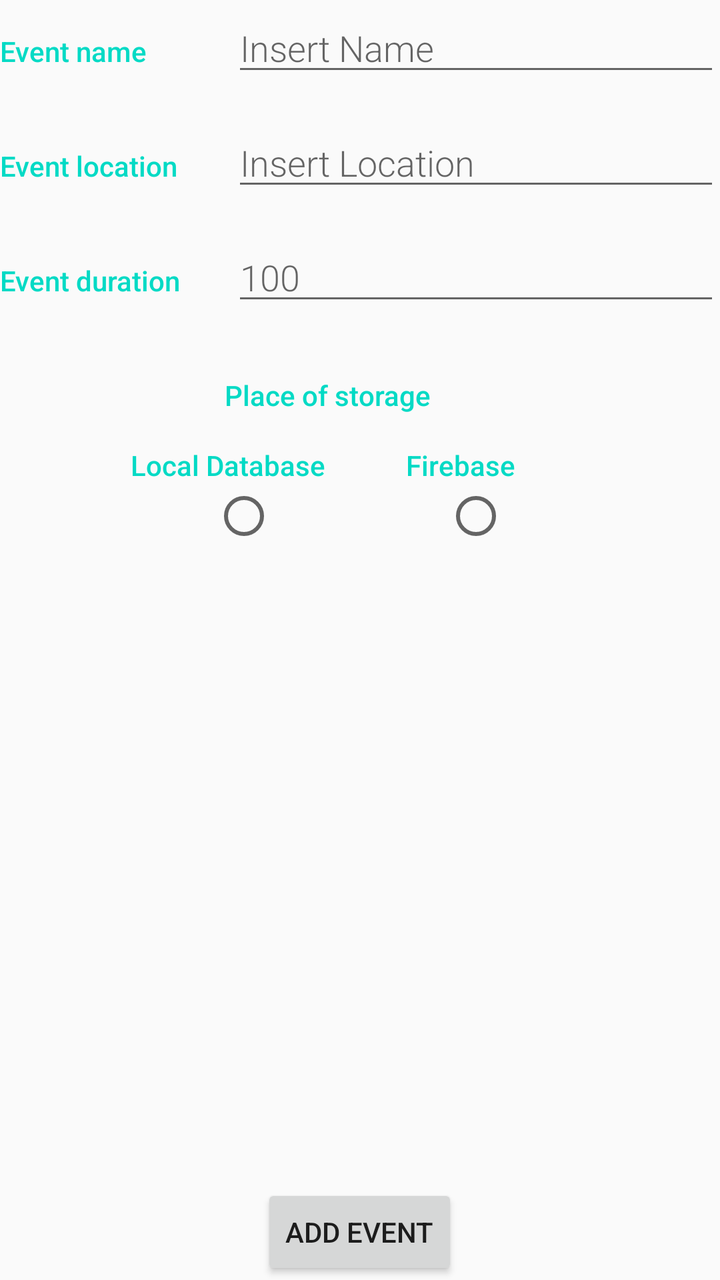
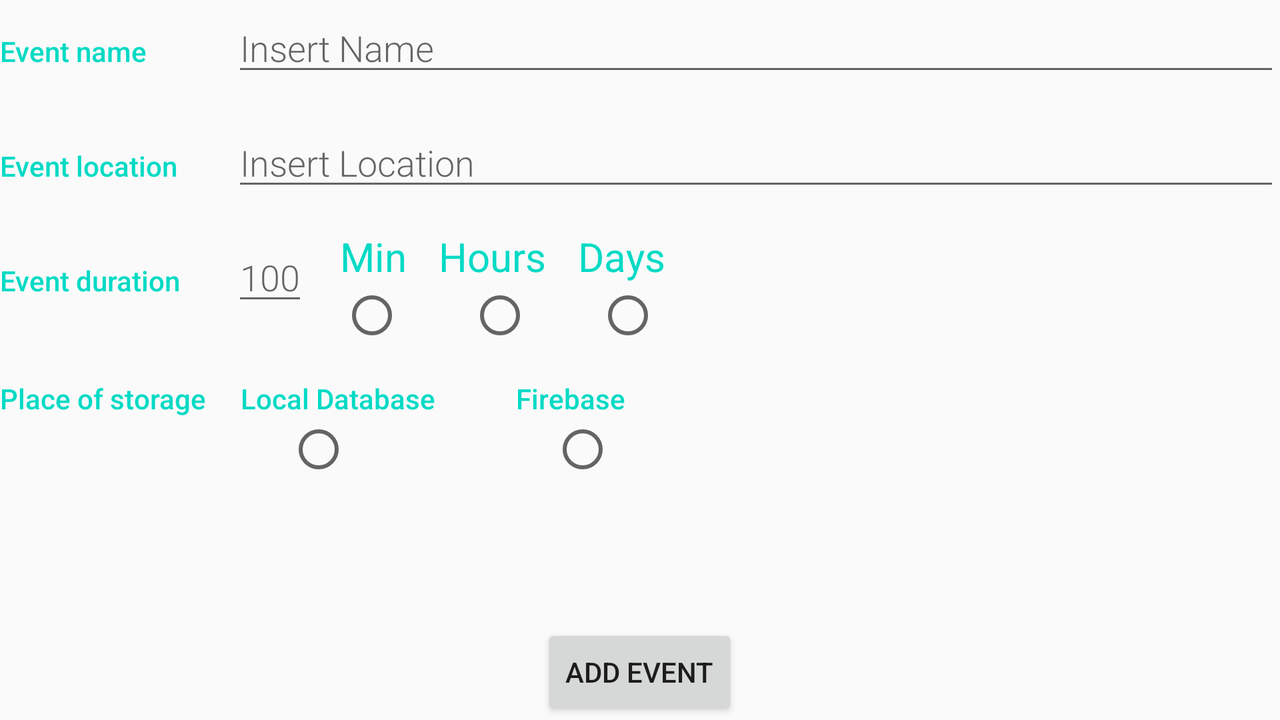

An Android layout and its configuration variant, each rendered on a device that would load it. The default file and the variant file are quoted in full after the pictures.
<!-- AndroidManifest.xml: application theme AppTheme -->
<!-- res/layout/add_event_fragment.xml -->
<?xml version="1.0" encoding="utf-8"?>
<FrameLayout xmlns:android="http://schemas.android.com/apk/res/android"
    android:id="@+id/frame_container_add"
    xmlns:tools="http://schemas.android.com/tools"
    android:layout_width="match_parent"
    android:layout_height="match_parent"
    tools:context="com.example.android.sportresult.AddEventFragment">
<RelativeLayout
    android:layout_width="match_parent"
    android:layout_height="match_parent">

    <LinearLayout
        android:layout_width="match_parent"
        android:layout_height="wrap_content"
        android:orientation="vertical">

        <LinearLayout
            android:layout_width="match_parent"
            android:layout_height="wrap_content"
            android:layout_marginBottom="@dimen/activity_vertical_margin"
            android:orientation="horizontal">

            <TextView
                style="@style/CategoryStyle"
                android:text="@string/event_label" />

            <EditText
                android:id="@+id/edit_event_name"
                style="@style/EditorFieldStyle"
                android:hint="@string/hint_event_name"
                android:inputType="textCapWords" />

        </LinearLayout>

        <LinearLayout
            android:layout_width="match_parent"
            android:layout_height="wrap_content"
            android:layout_marginBottom="@dimen/activity_vertical_margin"
            android:orientation="horizontal">

            <TextView
                style="@style/CategoryStyle"
                android:text="@string/location_label" />

            <EditText
                android:id="@+id/edit_event_location"
                style="@style/EditorFieldStyle"
                android:layout_weight="6"
                android:hint="@string/hint_event_location"
                android:inputType="textCapWords" />

        </LinearLayout>

        <LinearLayout
            android:layout_width="match_parent"
            android:layout_height="wrap_content"
            android:layout_marginBottom="@dimen/activity_vertical_margin"
            android:orientation="horizontal">

            <TextView
                style="@style/CategoryStyle"
                android:text="@string/duration_label" />

            <EditText
                android:id="@+id/edit_event_duration"
                style="@style/EditorFieldStyle"
                android:layout_weight="6"
                android:hint="@string/hint_event_duration"
                android:inputType="textCapWords" />

        </LinearLayout>

        <TextView
            style="@style/CategoryStyle"
            android:layout_width="wrap_content"
            android:layout_gravity="center_horizontal"
            android:text="@string/storage_label" />

        <LinearLayout
            android:layout_width="wrap_content"
            android:layout_height="wrap_content"
            android:layout_gravity="center_horizontal"
            android:orientation="horizontal">

            <LinearLayout
                android:layout_width="wrap_content"
                android:layout_height="wrap_content"
                android:layout_gravity="center_horizontal"
                android:orientation="vertical">

                <TextView
                    style="@style/CategoryStyle"
                    android:gravity="center_horizontal"
                    android:text="@string/sqlite_label" />

                <RadioButton
                    android:id="@+id/sqlite_radio_button"
                    android:layout_width="wrap_content"
                    android:layout_height="wrap_content"
                    android:layout_gravity="center_horizontal" />

            </LinearLayout>

            <LinearLayout
                android:layout_width="wrap_content"
                android:layout_height="wrap_content"
                android:layout_gravity="center_horizontal"
                android:orientation="vertical">

                <TextView
                    style="@style/CategoryStyle"
                    android:gravity="center_horizontal"
                    android:text="@string/firebase_label" />

                <RadioButton
                    android:id="@+id/firebase_radio_button"
                    android:layout_width="wrap_content"
                    android:layout_height="wrap_content"
                    android:layout_gravity="center_horizontal" />

            </LinearLayout>
        </LinearLayout>

    </LinearLayout>

    <Button
        android:id="@+id/button"
        android:layout_width="wrap_content"
        android:layout_height="wrap_content"
        android:layout_alignParentBottom="true"
        android:layout_centerInParent="true"
        android:text="@string/add_event_button"
        android:layout_marginTop="@dimen/activity_vertical_margin" />

</RelativeLayout>
</FrameLayout>
<!-- resources referenced by this layout -->
<resources>
  <dimen name="activity_vertical_margin">16dp</dimen>
  <string name="add_event_button">Add event</string>
  <string name="duration_label">Event duration</string>
  <string name="event_label">Event name</string>
  <string name="firebase_label">Firebase</string>
  <string name="hint_event_duration">100</string>
  <string name="hint_event_location">Insert Location</string>
  <string name="hint_event_name">Insert Name</string>
  <string name="location_label">Event location</string>
  <string name="sqlite_label">Local Database</string>
  <string name="storage_label">Place of storage</string>
  <style name="CategoryStyle">
          <item name="android:layout_height">wrap_content</item>
          <item name="android:layout_width">100dp</item>
          <item name="android:paddingTop">@dimen/activity_vertical_margin</item>
          <item name="android:layout_marginRight">@dimen/activity_horizontal_margin</item>
          <item name="android:textColor">@color/colorAccent</item>
          <item name="android:fontFamily">sans-serif-medium</item>
          <item name="android:textAppearance">?android:textAppearanceSmall</item>
      </style>
  <style name="EditorFieldStyle">
          <item name="android:layout_height">wrap_content</item>
          <item name="android:layout_width">fill_parent</item>
          <item name="android:fontFamily">sans-serif-light</item>
          <item name="android:textAppearance">?android:textAppearanceMedium</item>
      </style>
  <style name="AppTheme" parent="Theme.AppCompat.Light.DarkActionBar">
          
          <item name="colorPrimary">@color/colorPrimary</item>
          <item name="colorPrimaryDark">@color/colorPrimaryDark</item>
          <item name="colorAccent">@color/colorAccent</item>
      </style>
  <dimen name="activity_horizontal_margin">16dp</dimen>
</resources>
<!-- res/layout-land/add_event_fragment.xml (the repository's variant of the layout above) -->
<!-- drawn on the phone turned sideways -->
<?xml version="1.0" encoding="utf-8"?>
<FrameLayout xmlns:android="http://schemas.android.com/apk/res/android"
    xmlns:tools="http://schemas.android.com/tools"
    android:id="@+id/frame_container_add"
    android:layout_width="match_parent"
    android:layout_height="match_parent"
    tools:context="com.example.android.sportresult.AddEventFragment">

    <RelativeLayout
        android:layout_width="match_parent"
        android:layout_height="match_parent">

        <LinearLayout
            android:layout_width="match_parent"
            android:layout_height="wrap_content"
            android:orientation="vertical">

            <LinearLayout
                android:layout_width="match_parent"
                android:layout_height="wrap_content"
                android:layout_marginBottom="@dimen/activity_vertical_margin"
                android:orientation="horizontal">

                <TextView
                    style="@style/CategoryStyle"
                    android:text="@string/event_label" />

                <EditText
                    android:id="@+id/edit_event_name"
                    style="@style/EditorFieldStyle"
                    android:hint="@string/hint_event_name"
                    android:inputType="textCapWords" />

            </LinearLayout>

            <LinearLayout
                android:layout_width="match_parent"
                android:layout_height="wrap_content"
                android:layout_marginBottom="@dimen/activity_vertical_margin"
                android:orientation="horizontal">

                <TextView
                    style="@style/CategoryStyle"
                    android:text="@string/location_label" />

                <EditText
                    android:id="@+id/edit_event_location"
                    style="@style/EditorFieldStyle"
                    android:layout_weight="6"
                    android:hint="@string/hint_event_location"
                    android:inputType="textCapWords" />

            </LinearLayout>

            <LinearLayout
                android:layout_width="match_parent"
                android:layout_height="wrap_content"

                android:orientation="horizontal">

                <TextView
                    style="@style/CategoryStyle"
                    android:text="@string/duration_label" />

                <EditText
                    android:id="@+id/edit_event_duration"
                    style="@style/EditorFieldStyle"
                    android:layout_width="wrap_content"
                    android:hint="@string/hint_event_duration"
                    android:inputType="number" />

                <LinearLayout
                    android:layout_width="wrap_content"
                    android:layout_height="wrap_content"
                    android:orientation="vertical">

                    <LinearLayout
                        android:layout_width="wrap_content"
                        android:layout_height="wrap_content"
                        android:layout_marginLeft="@dimen/activity_horizontal_margin"
                        android:layout_marginRight="@dimen/activity_horizontal_margin"
                        android:orientation="horizontal">

                        <TextView
                            android:layout_width="wrap_content"
                            android:layout_height="wrap_content"
                            android:layout_gravity="center"
                            android:layout_marginRight="@dimen/activity_horizontal_margin"
                            android:text="@string/minutes"
                            android:textColor="@color/colorAccent"
                            android:textSize="@dimen/text_size" />

                        <TextView
                            android:layout_width="wrap_content"
                            android:layout_height="wrap_content"
                            android:layout_gravity="center"
                            android:layout_marginRight="@dimen/activity_horizontal_margin"
                            android:text="@string/hours"
                            android:textColor="@color/colorAccent"
                            android:textSize="@dimen/text_size" />

                        <TextView
                            android:layout_width="wrap_content"
                            android:layout_height="wrap_content"
                            android:layout_gravity="center"
                            android:text="@string/days"
                            android:textColor="@color/colorAccent"
                            android:textSize="@dimen/text_size" />

                    </LinearLayout>

                    <LinearLayout
                        android:layout_width="wrap_content"
                        android:layout_height="wrap_content"
                        android:layout_marginLeft="@dimen/activity_horizontal_margin"
                        android:layout_marginRight="@dimen/activity_horizontal_margin"
                        android:orientation="horizontal">

                        <RadioGroup
                            android:id="@+id/radio_group"
                            android:layout_width="match_parent"
                            android:layout_height="wrap_content"
                            android:orientation="horizontal">

                            <RadioButton
                                android:id="@+id/minutes_button"
                                android:layout_width="wrap_content"
                                android:layout_height="wrap_content"
                                android:layout_gravity="center_horizontal"
                                android:layout_marginRight="@dimen/radio_button__margin" />

                            <RadioButton
                                android:id="@+id/hours_button"
                                android:layout_width="wrap_content"
                                android:layout_height="wrap_content"
                                android:layout_gravity="center_horizontal"
                                android:layout_marginRight="@dimen/radio_button__margin" />

                            <RadioButton
                                android:id="@+id/days_button"
                                android:layout_width="wrap_content"
                                android:layout_height="wrap_content"
                                android:layout_gravity="center_horizontal" />

                        </RadioGroup>

                    </LinearLayout>

                </LinearLayout>

            </LinearLayout>

            <LinearLayout
                android:layout_width="wrap_content"
                android:layout_height="wrap_content"
                android:orientation="vertical">

                <LinearLayout
                    android:layout_width="wrap_content"
                    android:layout_height="wrap_content"
                    android:layout_gravity="center_horizontal"
                    android:orientation="horizontal">

                    <TextView
                        style="@style/CategoryStyle"
                        android:layout_width="wrap_content"
                        android:layout_gravity="center_horizontal"
                        android:text="@string/storage_label" />

                    <TextView
                        style="@style/CategoryStyle"
                        android:gravity="center_horizontal"
                        android:text="@string/sqlite_label" />

                    <TextView
                        style="@style/CategoryStyle"
                        android:gravity="center_horizontal"
                        android:text="@string/firebase_label" />

                </LinearLayout>

                <RadioGroup
                    android:layout_width="wrap_content"
                    android:layout_height="wrap_content"
                    android:layout_gravity="center_horizontal"
                    android:orientation="horizontal">

                    <RadioButton
                        android:id="@+id/sqlite_radio_button"
                        android:layout_width="wrap_content"
                        android:layout_height="wrap_content"
                        android:layout_gravity="center_horizontal"
                        android:layout_marginLeft="@dimen/margin_rb_land"
                        android:layout_marginRight="@dimen/margin_rb_land" />

                    <RadioButton
                        android:id="@+id/firebase_radio_button"
                        android:layout_width="wrap_content"
                        android:layout_height="wrap_content"
                        android:layout_gravity="center_horizontal" />

                </RadioGroup>
            </LinearLayout>

        </LinearLayout>

        <Button
            android:id="@+id/button"
            android:layout_width="wrap_content"
            android:layout_height="wrap_content"
            android:layout_alignParentBottom="true"
            android:layout_centerInParent="true"
            android:layout_marginTop="@dimen/activity_vertical_margin"
            android:text="@string/add_event_button" />

    </RelativeLayout>
</FrameLayout>
<!-- resources referenced by the variant -->
<!-- as the phone turned sideways resolves them -->
<resources>
  <dimen name="activity_horizontal_margin">16dp</dimen>
  <dimen name="activity_vertical_margin">16dp</dimen>
  <dimen name="margin_rb_land">100dp</dimen>
  <dimen name="radio_button__margin">32dp</dimen>
  <dimen name="text_size">20sp</dimen>
  <string name="add_event_button">Add event</string>
  <string name="days">Days </string>
  <string name="duration_label">Event duration</string>
  <string name="event_label">Event name</string>
  <string name="firebase_label">Firebase</string>
  <string name="hint_event_duration">100</string>
  <string name="hint_event_location">Insert Location</string>
  <string name="hint_event_name">Insert Name</string>
  <string name="hours">Hours </string>
  <string name="location_label">Event location</string>
  <string name="minutes">Min </string>
  <string name="sqlite_label">Local Database</string>
  <string name="storage_label">Place of storage</string>
  <style name="CategoryStyle">
          <item name="android:layout_height">wrap_content</item>
          <item name="android:layout_width">100dp</item>
          <item name="android:paddingTop">@dimen/activity_vertical_margin</item>
          <item name="android:layout_marginRight">@dimen/activity_horizontal_margin</item>
          <item name="android:textColor">@color/colorAccent</item>
          <item name="android:fontFamily">sans-serif-medium</item>
          <item name="android:textAppearance">?android:textAppearanceSmall</item>
      </style>
  <style name="EditorFieldStyle">
          <item name="android:layout_height">wrap_content</item>
          <item name="android:layout_width">fill_parent</item>
          <item name="android:fontFamily">sans-serif-light</item>
          <item name="android:textAppearance">?android:textAppearanceMedium</item>
      </style>
  <style name="AppTheme" parent="Theme.AppCompat.Light.DarkActionBar">
          
          <item name="colorPrimary">@color/colorPrimary</item>
          <item name="colorPrimaryDark">@color/colorPrimaryDark</item>
          <item name="colorAccent">@color/colorAccent</item>
      </style>
</resources>
